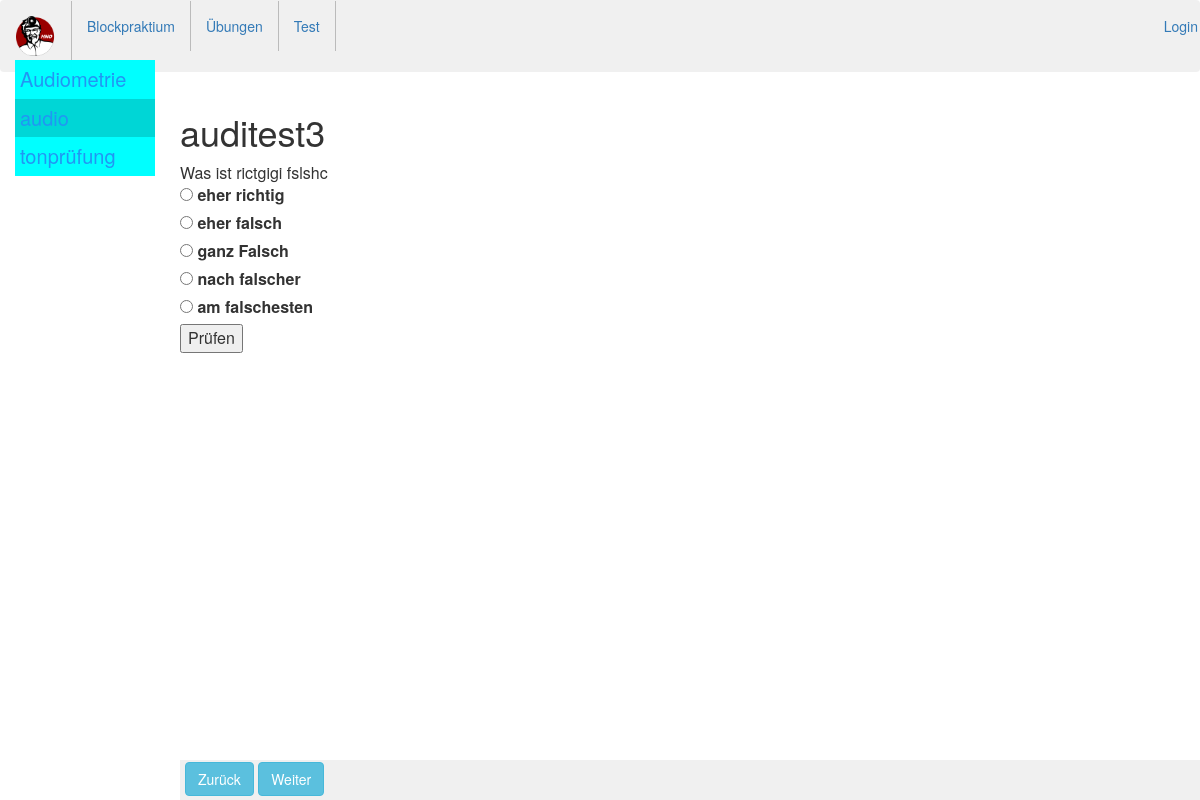
The app's page /ubung/auditest3 with its own data.
### ubung/models.py (models this page shows, shortened)
class UbungKapitel(models.Model):
    kapitelname = models.CharField(max_length=30)
    def __str__(self):
        return self.kapitelname

class Question(models.Model):
    uberschrift = models.CharField(max_length=40)
    text = models.TextField()
    frage = models.CharField(max_length = 300, null = True, blank = True)
    kapitel = models.ForeignKey(UbungKapitel)
    my_order = models.PositiveIntegerField(default=0, blank=False, null=False)
    image = models.ImageField(blank = True, null = True, upload_to="ubung/")
    coordinates = models.TextField(blank = True)
    class Meta(object):
        ordering = ['my_order']

class Answer(models.Model):
    question = models.ForeignKey(Question)
    answer = models.TextField()
    richtig = models.BooleanField(default = True)

### ubung/views.py (the view, shortened to what this page needs)
# urls.py: url(r'^ubung/', ubungTest),
def ubungTest(request):
    t = get_template("ubung.html")
    if request.path == "/ubung/":
        q = Question.objects.get(my_order=1)
    else:
        q = Question.objects.get(uberschrift=request.path.split("/")[2])
    active = str(q.kapitel)
    kapitelliste = []
    linkliste = []
    for ubung in Question.objects.all():
        if str(ubung.kapitel) not in kapitelliste:
            kapitelliste.append(str(ubung.kapitel))
            linkliste.append("/ubung/"+str(ubung.uberschrift))
    c = {"question": q,
         "kapitelliste": zip(kapitelliste, linkliste),
         "active": active,
         }
    try:
        naechst = Question.objects.get(my_order=q.my_order+1).uberschrift
        c["naechst"] = "/ubung/"+naechst
    except:
        pass
    try:
        zuruck = Question.objects.get(my_order=q.my_order-1).uberschrift
        c["zuruck"] = "/ubung/"+zuruck
    except:
        pass
    gleich = q.uberschrift
    c["gleich"] = gleich
    if len(q.answer_set.all()) != 0:
        answers = {}
        answernumm = []
        i = 0
        for answer in q.answer_set.all():
            i = i+1
            answers[str(answer.answer)] = answer.richtig
            answernumm.append(i)
        answerlist = answers.keys()
        if len(q.answer_set.filter(richtig=True)) < 2:
            c["singlechoice"] = "singlechoice"
        c["answerlist"] = answerlist
    if request.user.is_authenticated():
        c["logged_in"] = True
    print(request.GET.getlist("choice"))
    try:
        givennum = []
        givenanswer = request.GET.getlist("choice")
        print(givenanswer)
        if givenanswer != []:
            richtigListe = []
            print(list(answers.values()))
            for i in range(len(list(answers.values()))):
                if list(answers.values())[i] == True and "choice"+str(i+1) in givenanswer:
                    richtigListe.append(True)
                elif list(answers.values())[i] == False and "choice"+str(i+1) not in givenanswer:
                    richtigListe.append(True)
                else:
                    richtigListe.append(False)
            print(richtigListe)
            c["richtig"] = not False in richtigListe
            c["falsch"] = False in richtigListe
        else:
            print("emppy")
            pass
    except:
        print("not woriking")
        pass
    html = t.render(c)
    return HttpResponse(html)

### templates/ubung.html (shortened to what this page needs)
{% extends "base.html" %}
{% block content %}
<form action="/ubung/{{ gleich}}" method="GET">
   <h1>  {{ question.uberschrift }} </h1>
   <div  class = "mainartikel">
     {{question.text}}
  </div>
   <div style="padding = 30px 30px 30px 30px">
   {%if singlechoice%}
    {%for answer in answerlist%}
       <div class="form-check">
       <input class="form-check-input" type="radio" name="choice" value = "choice{{ forloop.counter }}" id="choice{{ forloop.counter }}">
       <label class="form-check-label" for="defaultCheck1">
       {{answer}}
       </label>
       </div>
     {%endfor%}
    {%endif%}
    </div>
    {% if bildTestPath %}
          {% load static %}
    {%endif%}
    {%if answerlist %}
    <input type = "submit" value = "Prüfen" >
    {%endif%}
</form>
{% endblock %}

### templates/base.html (shortened to what this page needs)
<!DOCTYPE HTML PUBLIC "-//W3C//DTD HTML 4.01//EN">
<html lang="en">
<head>
    <link rel="stylesheet" href="https://maxcdn.bootstrapcdn.com/bootstrap/3.3.7/css/bootstrap.min.css">
</head>
<body>
  <nav class="navbar" style = "background-color: rgba(230,230,230,0.6)">
  <ul class = "nav navbar-nav">
    {% load static %}
    <li><a href = "/"> <img src="{% static "ubung/hno_Logo.png" %}" alt="My image" style="width:40px;height:40px;"></a></li>
    <li><a href="/lernen/">Blockpraktium</a></li>
    <li><a href="/ubung/">Übungen</a></li>
    <li><a href="#">Test</a></li>
  </ul>
  <ul class ="nav navbar-nav navbar-right">
    {% if logged_in %}
    <li><a href="/newarticle">Neuer Artikel</a></li>
    <li><a href="/logout">Logout</a></li>
    {% else %}
    <li><a href="/login">Login</a></li>
    {% endif %}
  </ul>
</nav>
  <div class="container-fluid">
  <div class = "vert">
    {% for kapitel, link in kapitelliste %}
        {% if kapitel == active %}
            <a class = "active" href="{{link}}">{{kapitel}}</a>
        {%else%}
            <a href="{{link}}">{{kapitel}}</a>
        {%endif%}
    {%endfor%}
  </div>
  </div>
  <div class="container">
  <div class ="main">
    {% block content %}{% endblock %}
    <footer class="bg-white fixed-bottom">
    {% if zuruck %}
       <a id = "prevLink" href="{{ zuruck }}" class = "btn btn-info" style ="margin-top:2px; margin-left:5px;"> Zurück </a>
    {% endif %}
    {% if naechst %}
    <a id = "nextLink" href="{{ naechst }}" class = "btn btn-info" style ="margin-top:2px;"> Weiter </a>
    {% endif %}
  </footer>
  </div>
  </div>
</body>
</html>

### templates/base.html (style rules this page uses)
.active { color:#064579; background: #00D6D6; }
.vert { width: 140px; position:fixed; z-index: 1; top: 60px; left: 10 px; background: #00ffff; overflow-x: hidden; font-size: 20px; }
.vert a { padding: 5px 5px 5px 5px; text-decoration: none; color: #2196F3; display:block; }
li { border-right: 1px solid #bbb; float: left; }
.main { margin-left: 150px; font-size: 16px; padding-bottom:70px; }
.navbar { background-color: rgba(230,230,230,0.6); }
footer { position: fixed; height: 40px; bottom: 0; width: 100%; background-color: rgba(230,230,230,0.6); }

### records on screen
UbungKapitel: kapitelliste "Audiometrie"
UbungKapitel: kapitelliste "audio"
UbungKapitel: kapitelliste "tonprüfung"
Question: uberschrift "auditest3", text "Was ist rictgigi fslshc"
Answer: answerlist "eher richtig"
Answer: answerlist "eher falsch"
Answer: answerlist "ganz Falsch"
Answer: answerlist "nach falscher"
Answer: answerlist "am falschesten"
